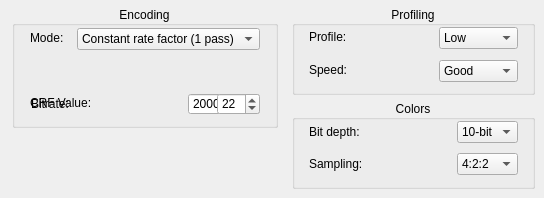
      <widget class="QWidget" name="VPXTab">
       <attribute name="title">
        <string>VP9</string>
       </attribute>
       <widget class="QGroupBox" name="EncodingSettingVPXGB">
        <property name="geometry">
         <rect>
          <x>12</x>
          <y>6</y>
          <width>266</width>
          <height>122</height>
         </rect>
        </property>
        <property name="title">
         <string>Encoding</string>
        </property>
        <property name="alignment">
         <set>Qt::AlignCenter</set>
        </property>
        <widget class="QLabel" name="EncodeModeVPXLabel">
         <property name="geometry">
          <rect>
           <x>18</x>
           <y>24</y>
           <width>39</width>
           <height>16</height>
          </rect>
         </property>
         <property name="text">
          <string>Mode:</string>
         </property>
        </widget>
        <widget class="QComboBox" name="EncodeModeVPXDD">
         <property name="geometry">
          <rect>
           <x>65</x>
           <y>22</y>
           <width>183</width>
           <height>22</height>
          </rect>
         </property>
         <property name="toolTip">
          <string>The encoding mode to use.</string>
         </property>
         <item>
          <property name="text">
           <string>Constant rate factor (1 pass)</string>
          </property>
         </item>
         <item>
          <property name="text">
           <string>Average bitrate (1 pass)</string>
          </property>
         </item>
         <item>
          <property name="text">
           <string>Target bitrate (2 pass)</string>
          </property>
         </item>
        </widget>
        <widget class="QDoubleSpinBox" name="BitrateVPXNUD">
         <property name="geometry">
          <rect>
           <x>176</x>
           <y>87</y>
           <width>72</width>
           <height>22</height>
          </rect>
         </property>
         <property name="toolTip">
          <string>The bitrate to use for encoding.</string>
         </property>
         <property name="decimals">
          <number>0</number>
         </property>
         <property name="maximum">
          <double>80000.000000000000000</double>
         </property>
         <property name="value">
          <double>2000.000000000000000</double>
         </property>
        </widget>
        <widget class="QSpinBox" name="crfVPXNUD">
         <property name="geometry">
          <rect>
           <x>205</x>
           <y>87</y>
           <width>43</width>
           <height>22</height>
          </rect>
         </property>
         <property name="toolTip">
          <string>The CRF strength value to use for encoding.</string>
         </property>
         <property name="maximum">
          <number>63</number>
         </property>
         <property name="value">
          <number>22</number>
         </property>
        </widget>
        <widget class="QLabel" name="crfVPXLabel">
         <property name="geometry">
          <rect>
           <x>18</x>
           <y>89</y>
           <width>73</width>
           <height>16</height>
          </rect>
         </property>
         <property name="text">
          <string>CRF Value:</string>
         </property>
        </widget>
        <widget class="QLabel" name="BitrateVPXLabel">
         <property name="geometry">
          <rect>
           <x>19</x>
           <y>90</y>
           <width>61</width>
           <height>16</height>
          </rect>
         </property>
         <property name="text">
          <string>Bitrate:</string>
         </property>
        </widget>
       </widget>
       <widget class="QGroupBox" name="ProfileVPXGB">
        <property name="geometry">
         <rect>
          <x>292</x>
          <y>6</y>
          <width>243</width>
          <height>89</height>
         </rect>
        </property>
        <property name="title">
         <string>Profiling</string>
        </property>
        <property name="alignment">
         <set>Qt::AlignCenter</set>
        </property>
        <property name="checkable">
         <bool>false</bool>
        </property>
        <property name="checked">
         <bool>false</bool>
        </property>
        <widget class="QLabel" name="Profile264Label_2">
         <property name="geometry">
          <rect>
           <x>17</x>
           <y>21</y>
           <width>45</width>
           <height>20</height>
          </rect>
         </property>
         <property name="text">
          <string>Profile:</string>
         </property>
        </widget>
        <widget class="QComboBox" name="ProfileVPXDD">
         <property name="geometry">
          <rect>
           <x>147</x>
           <y>21</y>
           <width>79</width>
           <height>22</height>
          </rect>
         </property>
         <property name="toolTip">
          <string>Sets the VP9 profile for encoding.</string>
         </property>
         <item>
          <property name="text">
           <string>Low</string>
          </property>
         </item>
         <item>
          <property name="text">
           <string>Simple</string>
          </property>
         </item>
         <item>
          <property name="text">
           <string>Complex</string>
          </property>
         </item>
         <item>
          <property name="text">
           <string>Full</string>
          </property>
         </item>
        </widget>
        <widget class="QLabel" name="SpeedLabel">
         <property name="geometry">
          <rect>
           <x>17</x>
           <y>54</y>
           <width>50</width>
           <height>20</height>
          </rect>
         </property>
         <property name="text">
          <string>Speed:</string>
         </property>
        </widget>
        <widget class="QComboBox" name="SpeedDD">
         <property name="geometry">
          <rect>
           <x>147</x>
           <y>54</y>
           <width>79</width>
           <height>22</height>
          </rect>
         </property>
         <property name="toolTip">
          <string>Sets the speed control for VP9.</string>
         </property>
         <item>
          <property name="text">
           <string>Good</string>
          </property>
         </item>
         <item>
          <property name="text">
           <string>Best</string>
          </property>
         </item>
        </widget>
       </widget>
       <widget class="QGroupBox" name="ColorsVPXGB">
        <property name="geometry">
         <rect>
          <x>292</x>
          <y>100</y>
          <width>243</width>
          <height>89</height>
         </rect>
        </property>
        <property name="title">
         <string>Colors</string>
        </property>
        <property name="alignment">
         <set>Qt::AlignCenter</set>
        </property>
        <property name="checkable">
         <bool>false</bool>
        </property>
        <property name="checked">
         <bool>false</bool>
        </property>
        <widget class="QLabel" name="BitDepthVPXLabel">
         <property name="geometry">
          <rect>
           <x>17</x>
           <y>22</y>
           <width>55</width>
           <height>20</height>
          </rect>
         </property>
         <property name="text">
          <string>Bit depth:</string>
         </property>
        </widget>
        <widget class="QComboBox" name="BitDepthVPXDD">
         <property name="geometry">
          <rect>
           <x>165</x>
           <y>21</y>
           <width>61</width>
           <height>22</height>
          </rect>
         </property>
         <property name="toolTip">
          <string>Sets the output color depth.</string>
         </property>
         <item>
          <property name="text">
           <string>10-bit</string>
          </property>
         </item>
         <item>
          <property name="text">
           <string>12-bit</string>
          </property>
         </item>
        </widget>
        <widget class="QLabel" name="SampleVPXLabel">
         <property name="geometry">
          <rect>
           <x>17</x>
           <y>51</y>
           <width>92</width>
           <height>26</height>
          </rect>
         </property>
         <property name="text">
          <string>Sampling:</string>
         </property>
        </widget>
        <widget class="QComboBox" name="SampleVPXDD">
         <property name="geometry">
          <rect>
           <x>165</x>
           <y>53</y>
           <width>61</width>
           <height>22</height>
          </rect>
         </property>
         <property name="toolTip">
          <string>Sets the output color sampling.</string>
         </property>
         <item>
          <property name="text">
           <string>4:2:2</string>
          </property>
         </item>
         <item>
          <property name="text">
           <string>4:4:4</string>
          </property>
         </item>
        </widget>
       </widget>
      </widget>
